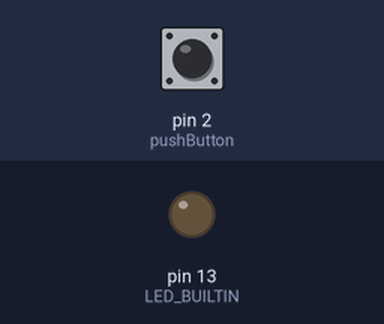
Simulated run of this sketch. Board: Arduino Uno, built with avr-gcc and run on an emulated ATmega328P. Parts: output pins drawn as LEDs (lit = HIGH). The test bench sets the inputs (shaded band); at power-on: pin 2 (pushButton) LOW.

Above: at 1.2 s.
1.3 s: pin 2 (pushButton) pulled HIGH for 0.15 s
At 3.5 s:
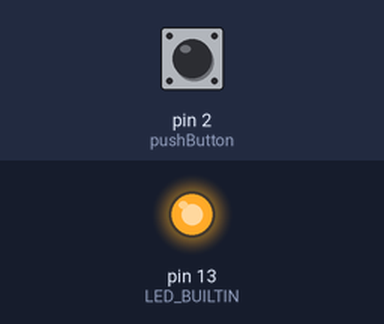
Timing chart, 0 to 8.6 s (numbered marks = the images above; inputs shaded):
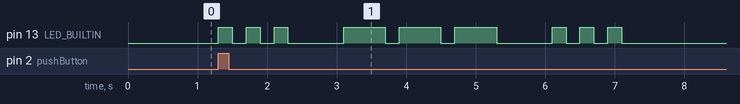

The sketch:

d2.ino
```cpp
int pushButton = 2;

void setup() {
  // put your setup code here, to run once:
  pinMode(LED_BUILTIN, OUTPUT);
  // init the bottom
  Serial.begin(9600);
  pinMode(pushButton, INPUT);
}

void loop() {
  // put your main code here, to run repeatedly:
  int buttonState = digitalRead(pushButton);
  if(buttonState){
    digitalWrite(LED_BUILTIN, HIGH);
    delay(200);
    digitalWrite(LED_BUILTIN, LOW);
    delay(200);
    digitalWrite(LED_BUILTIN, HIGH);
    delay(200);
    digitalWrite(LED_BUILTIN, LOW);
    delay(200);
    digitalWrite(LED_BUILTIN, HIGH);
    delay(200);
    digitalWrite(LED_BUILTIN, LOW);
    delay(200);

    delay(600);

    digitalWrite(LED_BUILTIN, HIGH);
    delay(200);
    delay(200);
    delay(200);
    digitalWrite(LED_BUILTIN, LOW);
    delay(200);
    digitalWrite(LED_BUILTIN, HIGH);
    delay(200);
    delay(200);
    delay(200);
    digitalWrite(LED_BUILTIN, LOW);
    delay(200);
    digitalWrite(LED_BUILTIN, HIGH);
    delay(200);
    delay(200);
    delay(200);
    digitalWrite(LED_BUILTIN, LOW);
    delay(200);

    delay(600);

    digitalWrite(LED_BUILTIN, HIGH);
    delay(200);
    digitalWrite(LED_BUILTIN, LOW);
    delay(200);
    digitalWrite(LED_BUILTIN, HIGH);
    delay(200);
    digitalWrite(LED_BUILTIN, LOW);
    delay(200);
    digitalWrite(LED_BUILTIN, HIGH);
    delay(200);
    digitalWrite(LED_BUILTIN, LOW);
    delay(200);
    //delay(1400);
  }
  delay(1);
}
```

Measured:
- after the input at 1.3 s, pin 13 (LED_BUILTIN): LOW → HIGH at once, → LOW 0.20 s later, → HIGH 0.20 s later, → LOW 0.20 s later, … (18 changes in this stretch)
